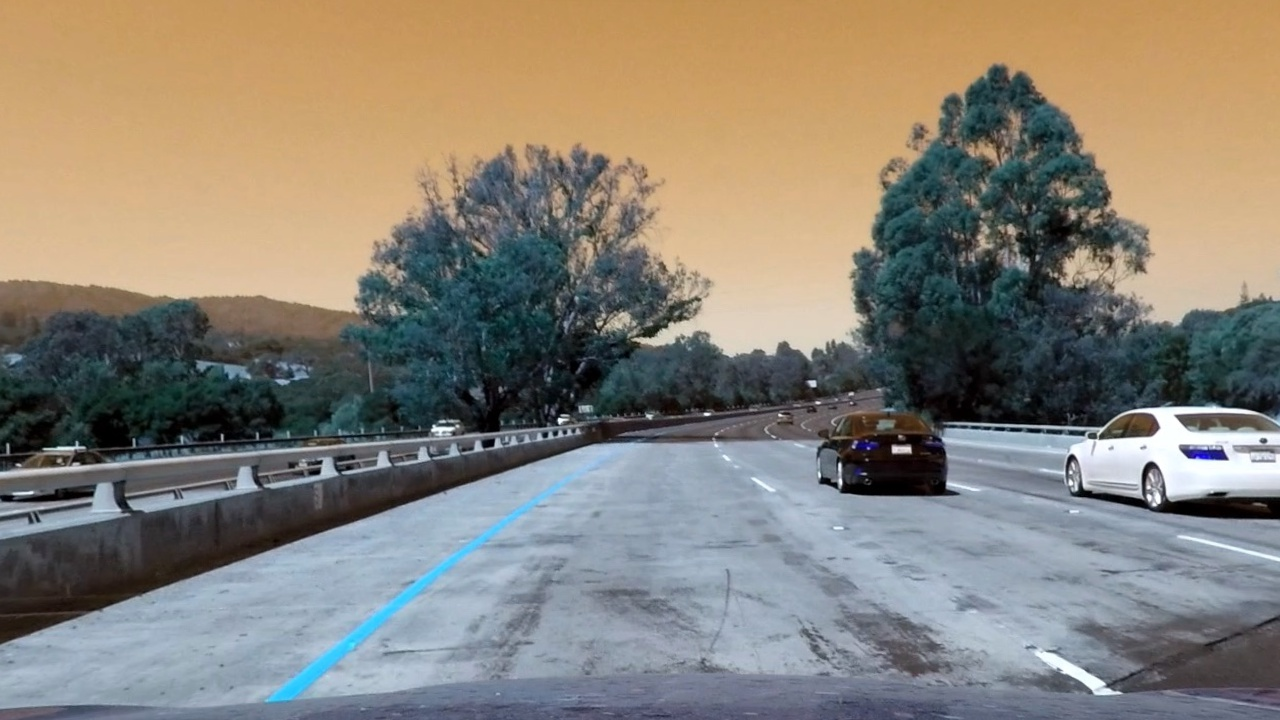
#> input picture test1_undistorted.jpg, 1280 x 720 px
$ python -i supportfunct.py   (imports and definitions only)   (older library calls are emulated)
#> lines starting #> are read from the running program, lines starting #| are printed output that depends on the picture; after the words box and inside, x2 and y2 are one past the last pixel; in counts of white or black regions, pixels touching at a corner belong together
import numpy as np
import cv2
from scipy import signal
import pickle

## 3. Use color transforms, gradients, etc., to create a thresholded binary image.Use color transforms, gradients, etc.,
## to create a thresholded binary image.

def abs_sobel_thresh(img, orient='x', sobel_kernel=3, thresh=(0, 255)):
    # Apply the following steps to img
    # 1) Convert to grayscale
#> called with orient = 'x', sobel_kernel = 3, thresh = (150, 255)
    gray = cv2.cvtColor(img, cv2.COLOR_RGB2GRAY)
    # 2) Take the derivative in x or y given orient = 'x' or 'y'
    if orient == 'x':
        derivative = cv2.Sobel(gray, cv2.CV_64F, 1, 0)
    elif orient == 'y':
        derivative = cv2.Sobel(gray, cv2.CV_64F, 0, 1)
    else:
        print("Error: orient must be either x or y.")
        # TODO: a bit dodge
        derivative = 0

    # 3) Take the absolute value of the derivative or gradient
    abs_derivative = np.absolute(derivative)

    # 4) Scale to 8-bit (0 - 255) then convert to type = np.uint8
    scaled_sobel = np.uint8(255 * abs_derivative / np.max(abs_derivative))

    # 5) Create a mask of 1's where the scaled gradient magnitude
    # is > thresh_min and < thresh_max
    # So there are 1s where #s are within our thresholds and 0s otherwise.
    grad_binary = np.zeros_like(scaled_sobel)
    grad_binary[(scaled_sobel >= thresh[0]) & (scaled_sobel <= thresh[1])] = 1

    # 6) Return this mask as your binary_output image
    return grad_binary


def mag_thresh(img, sobel_kernel=9, mag_thresh=(0, 255)):
    # Apply the following steps to img
    # 1) Convert to grayscale
    gray = cv2.cvtColor(img, cv2.COLOR_RGB2GRAY)

    # 2) Take the gradient in x and y separately
    sobelx = cv2.Sobel(gray, cv2.CV_64F, 1, 0)
    sobely = cv2.Sobel(gray, cv2.CV_64F, 0, 1)

    # 3) Calculate the magnitude
    abs_sobelxy = np.sqrt(sobelx ** 2 + sobely ** 2)

    # 5) Scale to 8-bit (0 - 255) and convert to type = np.uint8
    scaled_sobel = np.uint8(255 * abs_sobelxy / np.max(abs_sobelxy))

    # 6) Create a binary mask where mag thresholds are met
    mag_binary = np.zeros_like(scaled_sobel)
    mag_binary[(scaled_sobel >= mag_thresh[0]) & (scaled_sobel <= mag_thresh[1])] = 1

    # 7) Return this mask as your binary_output image
    return mag_binary


def dir_threshold(image, sobel_kernel=3, thresh=(0, np.pi / 2)):
    # Apply the following steps to img
    # 1) Convert to grayscale
    gray = cv2.cvtColor(image, cv2.COLOR_RGB2GRAY)

    # 2) Take the gradient in x and y separately
    sobelx = cv2.Sobel(gray, cv2.CV_64F, 1, 0, ksize=sobel_kernel)
    sobely = cv2.Sobel(gray, cv2.CV_64F, 0, 1, ksize=sobel_kernel)

    # 3) Take the absolute value of the x and y gradients
    abs_sobelx = np.absolute(sobelx)
    abs_sobely = np.absolute(sobely)

    # 4) Use np.arctan2(abs_sobely, abs_sobelx) to calculate the direction of the gradient
    abs_grad_dir = np.arctan2(abs_sobely, abs_sobelx)

    # 5) Create a binary mask where direction thresholds are met
    dir_binary = np.zeros_like(abs_grad_dir)
    dir_binary[(abs_grad_dir >= thresh[0]) & (abs_grad_dir <= thresh[1])] = 1

    # 6) Return this mask as your binary_output image
    return dir_binary


# [379 lines left out: functions apply_thresholds, apply_threshold_v2, region_of_interest, get_pixel_in_window, collapse_into_single_arrays, add_pixels_given_centers and 2 more, not called in this run]


def evaluate_poly(indep, poly_coeffs):
    return poly_coeffs[0]*indep**2 + poly_coeffs[1]*indep + poly_coeffs[2]

# [246 lines left out: functions highlight_lane_line_area, center, add_figures_to_image2, plausible_curvature, plausible_continuation_of_traces, lane_poly and 3 more, not called in this run]


def apply_thresholds(image, ksize=3):
    # Apply each of the thresholding functions
    gradx = abs_sobel_thresh(image, orient='x', sobel_kernel=ksize, thresh=(150, 255))
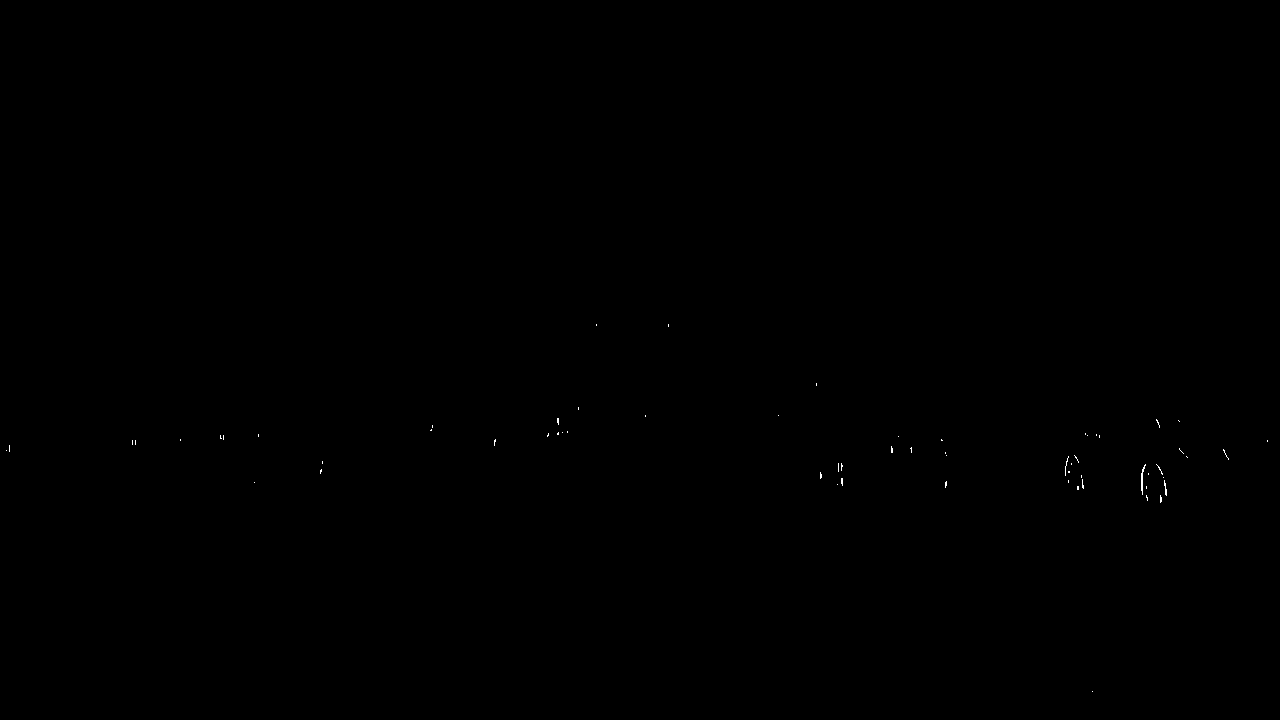
#> gradx: shape (720, 1280); values 0 (black) and 1 (white), 0.04% white in thin lines or dots, all inside (x1, y1, x2, y2) = (6, 324, 1268, 692)
    grady = abs_sobel_thresh(image, orient='y', sobel_kernel=ksize, thresh=(70, 200))
#> grady: shape (720, 1280); values 0 (black) and 1 (white), 1.8% white in thin lines or dots, all inside (x1, y1, x2, y2) = (0, 85, 1280, 719)
    mag_binary = mag_thresh(image, sobel_kernel=ksize, mag_thresh=(70, 255))
#> mag_binary: shape (720, 1280); values 0 (black) and 1 (white), 2.4% white in thin lines or dots, all inside (x1, y1, x2, y2) = (0, 77, 1280, 719)
    dir_binary = dir_threshold(image, sobel_kernel=ksize, thresh=(0.1, 1.5))
#> in dir_threshold, `abs_grad_dir = np.arctan2(abs_sobely, abs_sobelx)`:
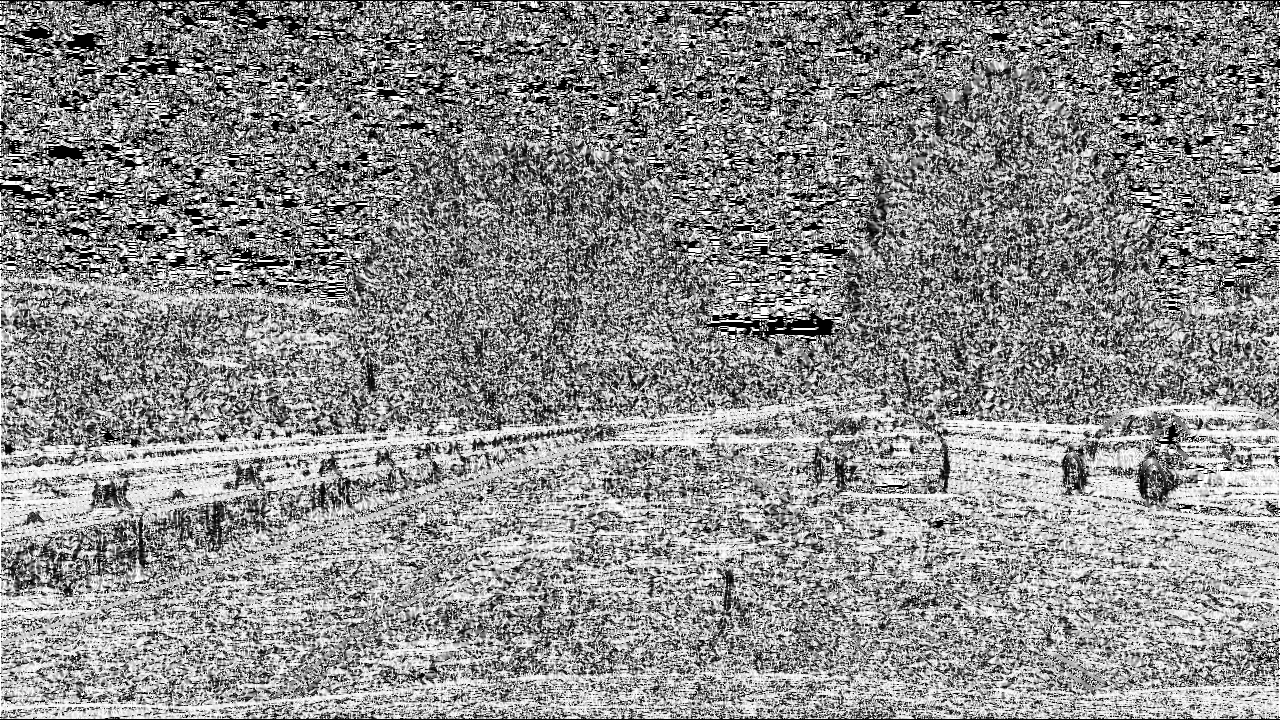
#> abs_grad_dir: shape (720, 1280) float64; min 0, max 1.57, mean 0.871; drawn with min black and max white
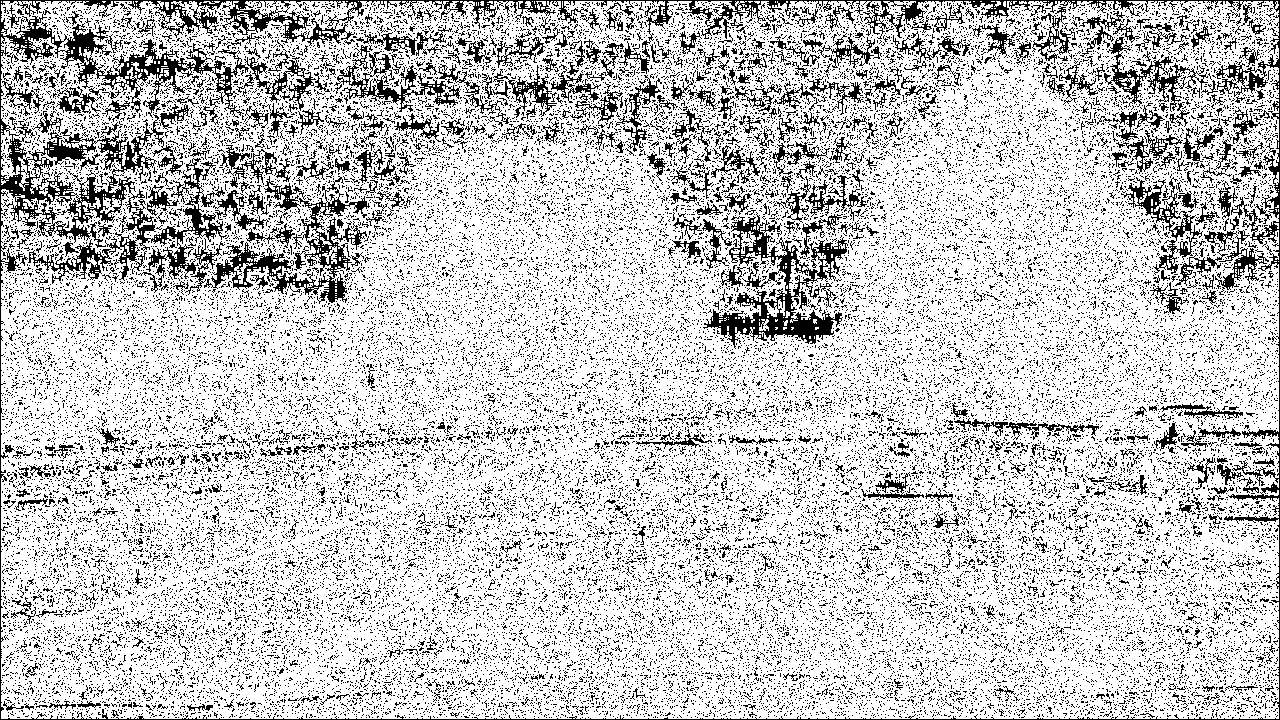
#> dir_binary: shape (720, 1280) float64; values 0 (black) and 1 (white), 78.6% white; black in thin lines or dots

    # Combine thresholds
    combined = np.zeros_like(dir_binary)
    combined[((gradx == 1) & (grady == 1)) | ((mag_binary == 1) & (dir_binary == 1))] = 1

    return combined
# [2 lines not run here, left out]
# [1 line that did not run here, left out]
# [1 line that did not run here, left out]

prev_left_coeffs = None
prev_right_coeffs = None


#############################################
# [11 lines left out: function get_pixels, not called in this run]
###########################################
from scipy import signal

# [97 lines left out: functions fit_2nd_order_poly, draw_poly, get_pixels, aggregate_arrays, add_figures_to_image, add_figures_to_image3, not called in this run]

>>> import cv2
>>> picture = cv2.cvtColor(cv2.imread('test1_undistorted.jpg'), cv2.COLOR_BGR2RGB)
>>> result = apply_thresholds(picture)
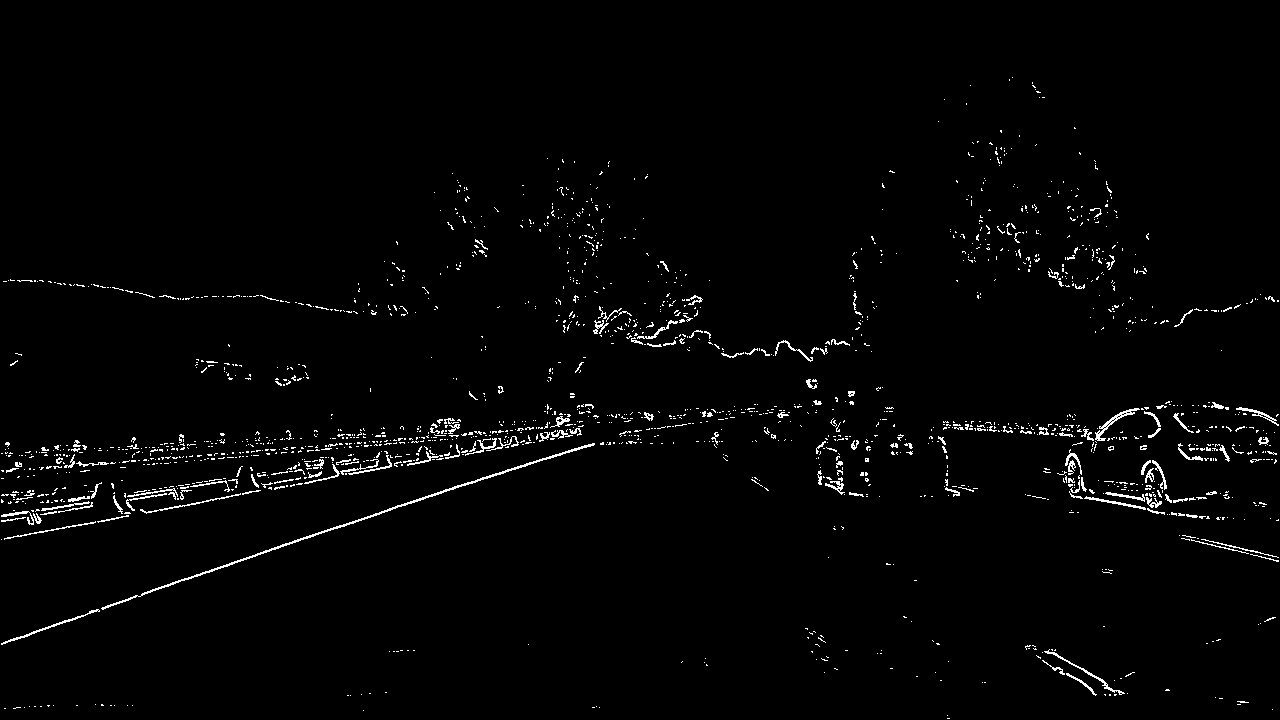
#> result: shape (720, 1280) float64; values 0 (black) and 1 (white), 1.8% white in thin lines or dots, all inside (x1, y1, x2, y2) = (1, 77, 1279, 719)

$ run again, on test4_undistorted.jpg
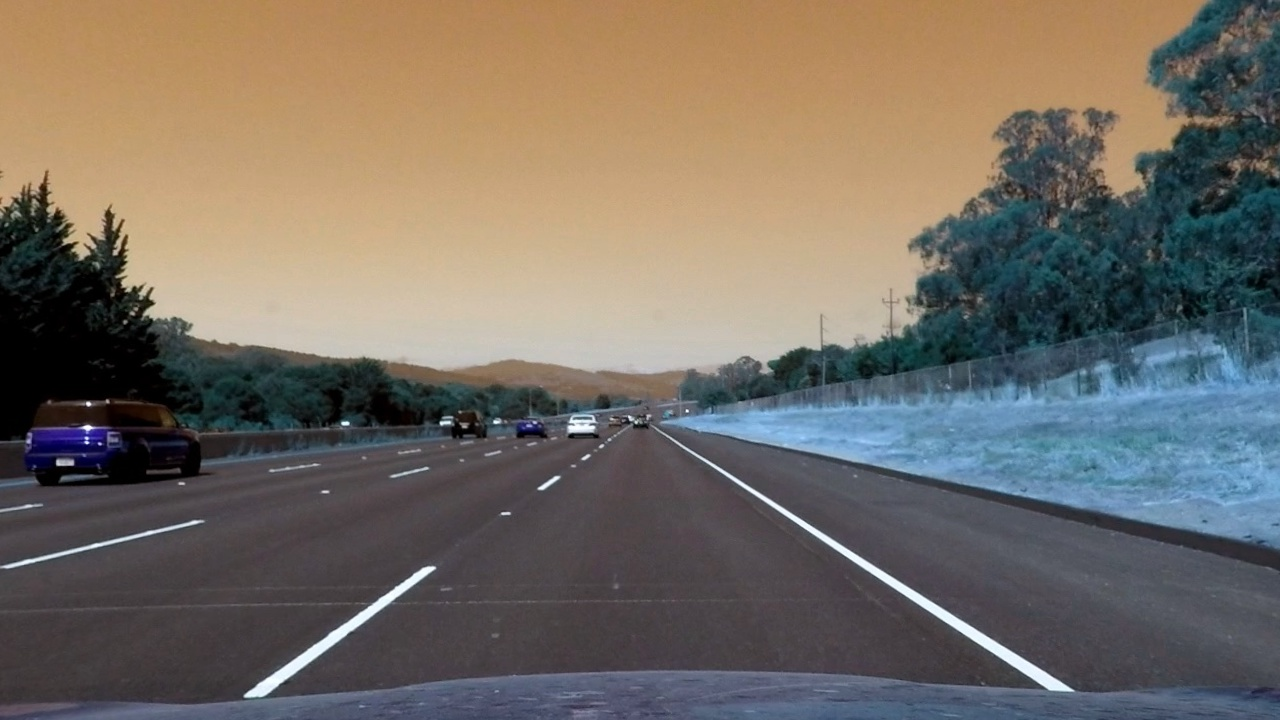
#> input picture test4_undistorted.jpg, 1280 x 720 px
#> gradx: shape (720, 1280); values 0 (black) and 1 (white), 0.02% white in thin lines or dots, all inside (x1, y1, x2, y2) = (31, 209, 689, 697)
#> in apply_thresholds, `grady = abs_sobel_thresh(image, orient='y', sobel_kernel=ksize, thresh..`:
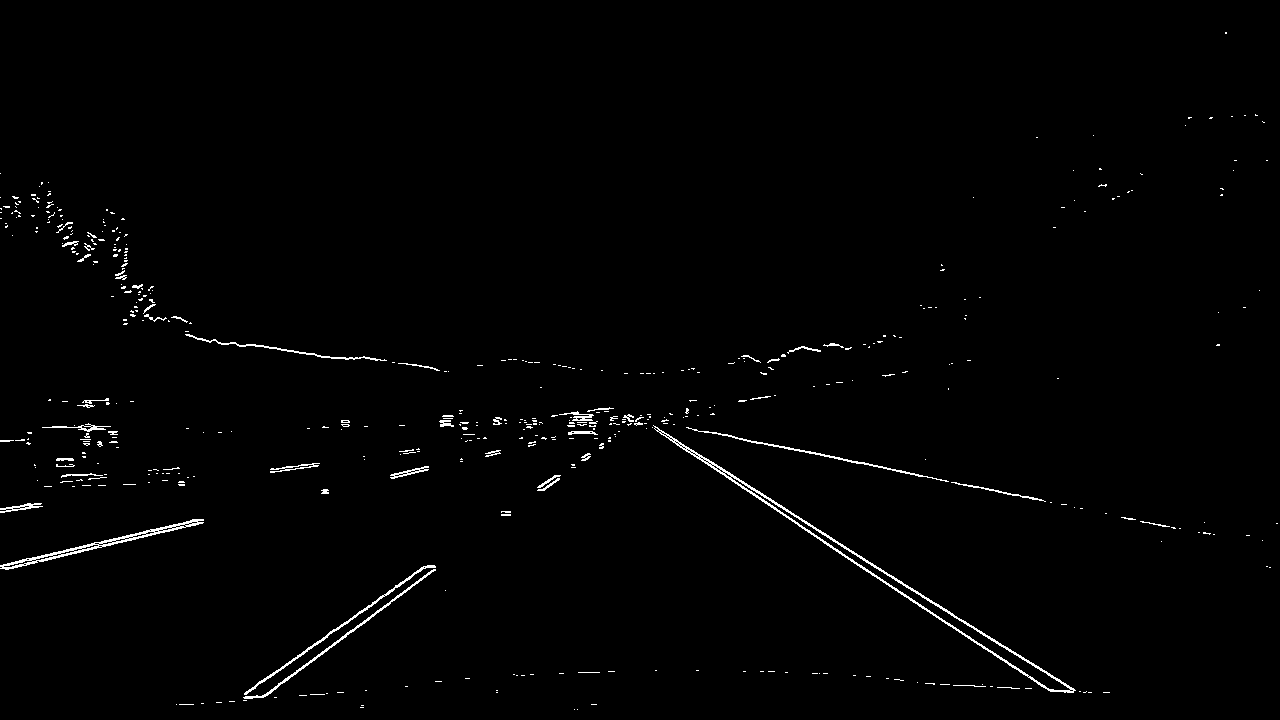
#> grady: shape (720, 1280); values 0 (black) and 1 (white), 1.1% white in thin lines or dots
#> mag_binary: shape (720, 1280); values 0 (black) and 1 (white), 1.4% white in thin lines or dots
#> dir_binary: shape (720, 1280) float64; values 0 (black) and 1 (white), 82.1% white; black in thin lines or dots
#> `result = apply_thresholds(picture)`:
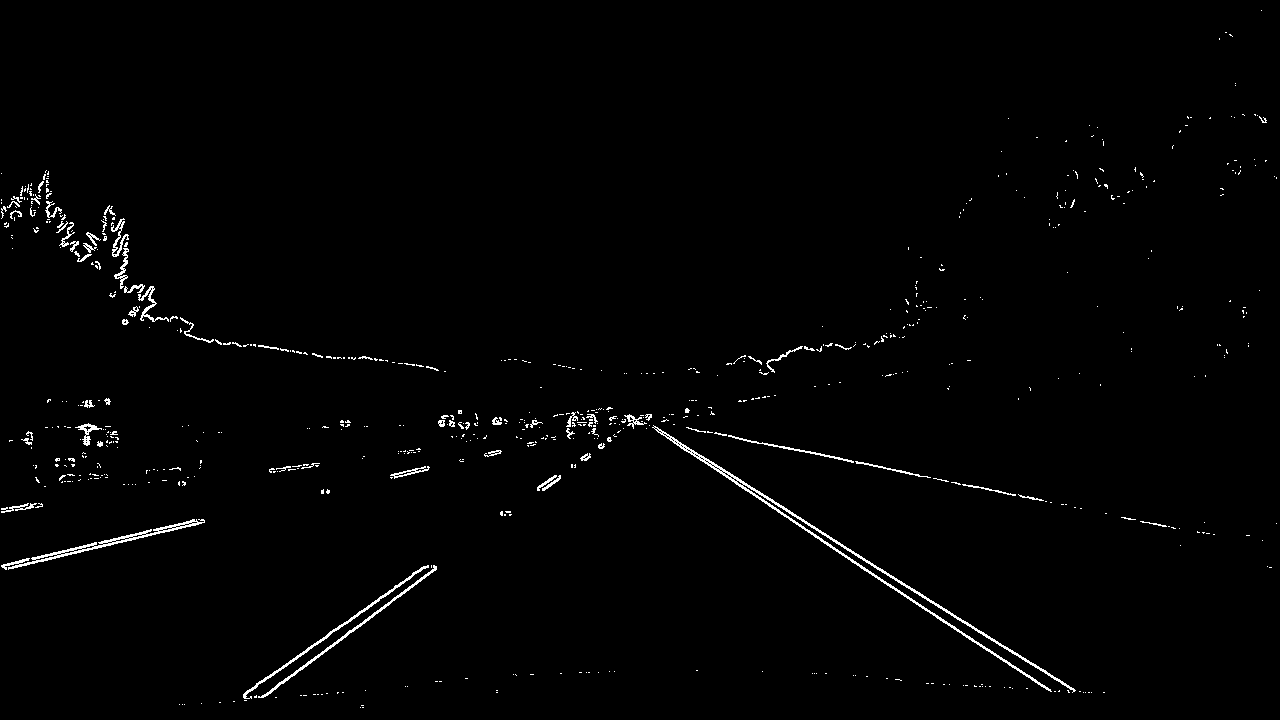
#> result: shape (720, 1280) float64; values 0 (black) and 1 (white), 1.2% white in thin lines or dots
